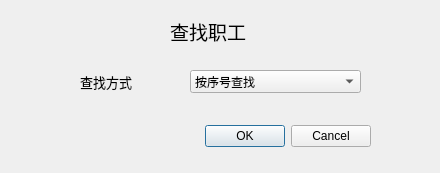
<?xml version="1.0" encoding="UTF-8"?>
<ui version="4.0">
 <class>SelectDialog</class>
 <widget class="QDialog" name="SelectDialog">
  <property name="geometry">
   <rect>
    <x>0</x>
    <y>0</y>
    <width>440</width>
    <height>173</height>
   </rect>
  </property>
  <property name="windowTitle">
   <string>Dialog</string>
  </property>
  <widget class="QDialogButtonBox" name="buttonBox">
   <property name="geometry">
    <rect>
     <x>30</x>
     <y>120</y>
     <width>341</width>
     <height>32</height>
    </rect>
   </property>
   <property name="orientation">
    <enum>Qt::Horizontal</enum>
   </property>
   <property name="standardButtons">
    <set>QDialogButtonBox::Cancel|QDialogButtonBox::Ok</set>
   </property>
  </widget>
  <widget class="QLabel" name="label_7">
   <property name="geometry">
    <rect>
     <x>170</x>
     <y>20</y>
     <width>96</width>
     <height>23</height>
    </rect>
   </property>
   <property name="font">
    <font>
     <family>黑体</family>
     <pointsize>14</pointsize>
    </font>
   </property>
   <property name="text">
    <string>查找职工</string>
   </property>
  </widget>
  <widget class="QLabel" name="label">
   <property name="geometry">
    <rect>
     <x>80</x>
     <y>70</y>
     <width>68</width>
     <height>23</height>
    </rect>
   </property>
   <property name="font">
    <font>
     <family>Adobe Devanagari</family>
     <pointsize>10</pointsize>
    </font>
   </property>
   <property name="text">
    <string>查找方式</string>
   </property>
  </widget>
  <widget class="QComboBox" name="comboBoxSelect">
   <property name="geometry">
    <rect>
     <x>190</x>
     <y>70</y>
     <width>171</width>
     <height>23</height>
    </rect>
   </property>
   <item>
    <property name="text">
     <string>按序号查找</string>
    </property>
   </item>
   <item>
    <property name="text">
     <string>按姓名查找</string>
    </property>
   </item>
   <item>
    <property name="text">
     <string>按年龄查找</string>
    </property>
   </item>
   <item>
    <property name="text">
     <string>按工号查找</string>
    </property>
   </item>
   <item>
    <property name="text">
     <string>按入职日期查找</string>
    </property>
   </item>
   <item>
    <property name="text">
     <string>按电话号码查找</string>
    </property>
   </item>
   <item>
    <property name="text">
     <string>按住址查找</string>
    </property>
   </item>
  </widget>
 </widget>
 <resources/>
 <connections>
  <connection>
   <sender>buttonBox</sender>
   <signal>accepted()</signal>
   <receiver>SelectDialog</receiver>
   <slot>accept()</slot>
   <hints>
    <hint type="sourcelabel">
     <x>248</x>
     <y>254</y>
    </hint>
    <hint type="destinationlabel">
     <x>157</x>
     <y>274</y>
    </hint>
   </hints>
  </connection>
  <connection>
   <sender>buttonBox</sender>
   <signal>rejected()</signal>
   <receiver>SelectDialog</receiver>
   <slot>reject()</slot>
   <hints>
    <hint type="sourcelabel">
     <x>316</x>
     <y>260</y>
    </hint>
    <hint type="destinationlabel">
     <x>286</x>
     <y>274</y>
    </hint>
   </hints>
  </connection>
 </connections>
</ui>
